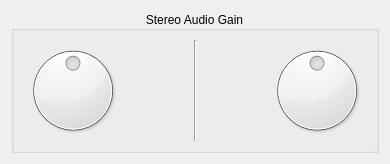
<?xml version="1.0" encoding="UTF-8"?>
<ui version="4.0">
 <class>AudioGainW</class>
 <widget class="QDialog" name="AudioGainW">
  <property name="geometry">
   <rect>
    <x>0</x>
    <y>0</y>
    <width>390</width>
    <height>164</height>
   </rect>
  </property>
  <property name="windowTitle">
   <string>Audio Gain</string>
  </property>
  <layout class="QVBoxLayout" name="verticalLayout">
   <item>
    <widget class="QGroupBox" name="groupBox">
     <property name="title">
      <string>Stereo Audio Gain</string>
     </property>
     <property name="alignment">
      <set>Qt::AlignCenter</set>
     </property>
     <layout class="QHBoxLayout" name="horizontalLayout">
      <item>
       <widget class="PixmapDial" name="dial_left">
        <property name="minimum">
         <number>-50</number>
        </property>
        <property name="maximum">
         <number>50</number>
        </property>
        <property name="value">
         <number>0</number>
        </property>
       </widget>
      </item>
      <item>
       <widget class="DigitalPeakMeter" name="lpeak" native="true"/>
      </item>
      <item>
       <widget class="Line" name="line">
        <property name="orientation">
         <enum>Qt::Vertical</enum>
        </property>
       </widget>
      </item>
      <item>
       <widget class="DigitalPeakMeter" name="rpeak" native="true"/>
      </item>
      <item>
       <widget class="PixmapDial" name="dial_right">
        <property name="minimum">
         <number>-50</number>
        </property>
        <property name="maximum">
         <number>50</number>
        </property>
       </widget>
      </item>
     </layout>
    </widget>
   </item>
  </layout>
 </widget>
 <customwidgets>
  <customwidget>
   <class>PixmapDial</class>
   <extends>QDial</extends>
   <header>pixmapdial.h</header>
  </customwidget>
  <customwidget>
   <class>DigitalPeakMeter</class>
   <extends>QWidget</extends>
   <header>digitalpeakmeter.h</header>
   <container>1</container>
  </customwidget>
 </customwidgets>
 <resources/>
 <connections/>
</ui>
